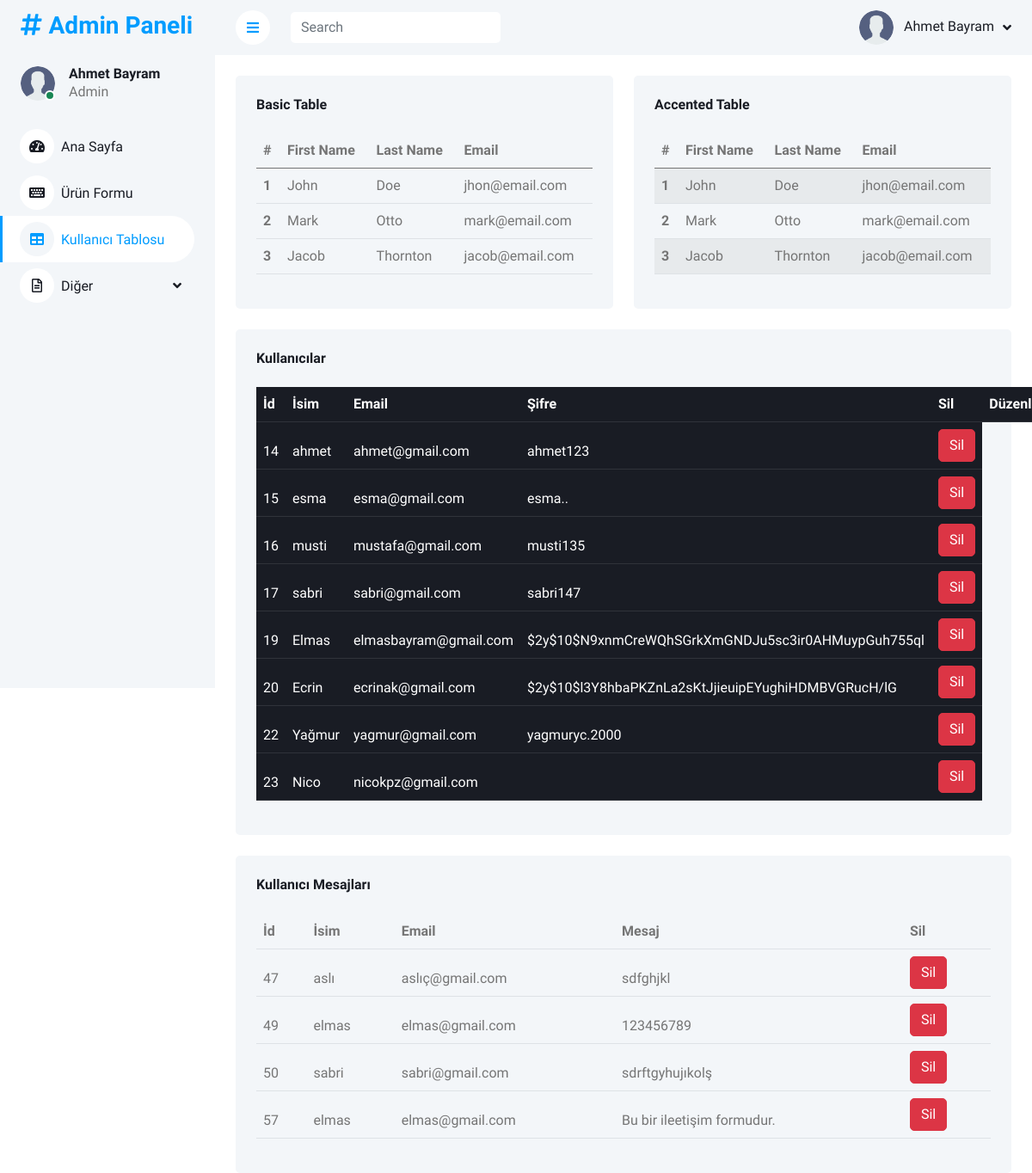
Screenshot of /shop/admin/table.php with the database file from the repository.
### tables this page shows
CREATE TABLE `kullanicilar` (
  `id` int(200) NOT NULL,
  `username` varchar(100) NOT NULL,
  `email` varchar(50) NOT NULL,
  `password` varchar(50) NOT NULL
);

CREATE TABLE `iletisim1` (
  `id` int(250) NOT NULL,
  `isim` varchar(50) NOT NULL,
  `email` varchar(50) NOT NULL,
  `mesaj` text NOT NULL
);

### shop/admin/table.php (the view, shortened to what this page needs)
<?php
include("baglanti.php");
$sql = "SELECT * FROM kullanicilar";
$result = mysqli_query($conn, $sql);
$personellist = mysqli_fetch_all($result, MYSQLI_ASSOC);
$sql2 = "SELECT * FROM iletisim1";
$result2 = mysqli_query($conn, $sql2);
$mesajlar = mysqli_fetch_all($result2, MYSQLI_ASSOC);
?>
<!DOCTYPE html>
<html lang="en">
<head>
    <link href="https://cdnjs.cloudflare.com/ajax/libs/font-awesome/5.10.0/css/all.min.css" rel="stylesheet">
    <link href="https://cdn.jsdelivr.net/npm/bootstrap-icons@1.4.1/font/bootstrap-icons.css" rel="stylesheet">
    <link href="lib/owlcarousel/assets/owl.carousel.min.css" rel="stylesheet">
    <link href="lib/tempusdominus/css/tempusdominus-bootstrap-4.min.css" rel="stylesheet" />
    <link href="css/bootstrap.min.css" rel="stylesheet">
    <link href="css/style.css" rel="stylesheet">
</head>
<body>
    <div class="container-xxl position-relative bg-white d-flex p-0">
        <div class="sidebar pe-4 pb-3">
            <nav class="navbar bg-light navbar-light">
                <a href="index.html" class="navbar-brand mx-4 mb-3">
                    <h3 class="text-primary"><i class="fa fa-hashtag me-2"></i>Admin Paneli</h3>
                </a>
                <div class="d-flex align-items-center ms-4 mb-4">
                    <div class="position-relative">
                        <img class="rounded-circle" src="img/user.png" alt="" style="width: 40px; height: 40px;">
                        <div class="bg-success rounded-circle border border-2 border-white position-absolute end-0 bottom-0 p-1"></div>
                    </div>
                    <div class="ms-3">
                        <h6 class="mb-0">Ahmet Bayram</h6>
                        <span>Admin</span>
                    </div>
                </div>
                <div class="navbar-nav w-100">
                    <a href="index.html" class="nav-item nav-link"><i class="fa fa-tachometer-alt me-2"></i>Ana Sayfa</a>
                    <a href="form.php" class="nav-item nav-link"><i class="fa fa-keyboard me-2"></i>Ürün Formu</a>
                    <a href="table.php" class="nav-item nav-link active"><i class="fa fa-table me-2"></i>Kullanıcı Tablosu</a>
                    <div class="nav-item dropdown">
                        <a href="#" class="nav-link dropdown-toggle" data-bs-toggle="dropdown"><i class="far fa-file-alt me-2"></i>Diğer</a>
                    </div>
                </div>
            </nav>
        </div>
        <div class="content">
            <nav class="navbar navbar-expand bg-light navbar-light sticky-top px-4 py-0">
                <a href="#" class="sidebar-toggler flex-shrink-0">
                    <i class="fa fa-bars"></i>
                </a>
                <form class="d-none d-md-flex ms-4">
                    <input class="form-control border-0" type="search" placeholder="Search">
                </form>
                <div class="navbar-nav align-items-center ms-auto">
                    <div class="nav-item dropdown">
                        <a href="#" class="nav-link dropdown-toggle" data-bs-toggle="dropdown">
                            <img class="rounded-circle me-lg-2" src="img/user.png" alt="" style="width: 40px; height: 40px;">
                            <span class="d-none d-lg-inline-flex">Ahmet Bayram</span>
                        </a>
                    </div>
                </div>
            </nav>
            <div class="container-fluid pt-4 px-4">
                <div class="row g-4">
                    <div class="col-sm-12 col-xl-6">
                        <div class="bg-light rounded h-100 p-4">
                            <h6 class="mb-4">Basic Table</h6>
                            <table class="table">
                                <thead>
                                    <tr>
                                        <th scope="col">#</th>
                                        <th scope="col">First Name</th>
                                        <th scope="col">Last Name</th>
                                        <th scope="col">Email</th>
                                    </tr>
                                </thead>
                                <tbody>
                                    <tr>
                                        <th scope="row">1</th>
                                        <td>John</td>
                                        <td>Doe</td>
                                        <td>jhon@email.com</td>
                                    </tr>
                                    <tr>
                                        <th scope="row">2</th>
                                        <td>Mark</td>
                                        <td>Otto</td>
                                        <td>mark@email.com</td>
                                    </tr>
                                    <tr>
                                        <th scope="row">3</th>
                                        <td>Jacob</td>
                                        <td>Thornton</td>
                                        <td>jacob@email.com</td>
                                    </tr>
                                </tbody>
                            </table>
                        </div>
                    </div>
                    <div class="col-sm-12 col-xl-6">
                        <div class="bg-light rounded h-100 p-4">
                            <h6 class="mb-4">Accented Table</h6>
                            <table class="table table-striped">
                                <thead>
                                    <tr>
                                        <th scope="col">#</th>
                                        <th scope="col">First Name</th>
                                        <th scope="col">Last Name</th>
                                        <th scope="col">Email</th>
                                    </tr>
                                </thead>
                                <tbody>
                                    <tr>
                                        <th scope="row">1</th>
                                        <td>John</td>
                                        <td>Doe</td>
                                        <td>jhon@email.com</td>
                                    </tr>
                                    <tr>
                                        <th scope="row">2</th>
                                        <td>Mark</td>
                                        <td>Otto</td>
                                        <td>mark@email.com</td>
                                    </tr>
                                    <tr>
                                        <th scope="row">3</th>
                                        <td>Jacob</td>
                                        <td>Thornton</td>
                                        <td>jacob@email.com</td>
                                    </tr>
                                </tbody>
                            </table>
                        </div>
                    </div>
                    <div class="col-12">
                        <div class="bg-light rounded h-100 p-4">
                            <h6 class="mb-4">Kullanıcılar</h6>
                            <table class="table table-dark">
                                <thead>
                                    <tr>
                                        <th scope="col">İd</th>
                                        <th scope="col">İsim</th>
                                        <th scope="col">Email</th>
                                        <th scope="col">Şifre</th>
                                        <th scope="col">Sil</th>
                                        <th scope="col">Düzenle</th>
                                    </tr>
                <?php
			    foreach($personellist as $person){
			   echo "<tr>";
               echo "<td>".$person['id']."</td>";
               echo "<td>".$person['username']."</td>";
               echo "<td>".$person['email']."</td>";
               echo "<td>".$person['password']."</td>";
               echo "<td><a href='kullanıcı.php?del_user=".$person['id']."' class='btn btn-danger'>Sil</a></td>";
			   echo "</tr>";
			  } ?>
                    </thead>
                    </table>
                    </div>
                    </div>
                    </div>
                    <br>
                    <div class="col-12">
                        <div class="bg-light rounded h-100 p-4">
                            <h6 class="mb-4">Kullanıcı Mesajları</h6>
                            <div class="table-responsive">
                                <table class="table">
                                    <thead>
                                        <tr>
                                            <th scope="col">İd</th>
                                            <th scope="col">İsim</th>
                                            <th scope="col">Email</th>
                                            <th scope="col">Mesaj</th>
                                            <th scope="col">Sil</th>
                                        </tr>
                                        <?php
foreach($mesajlar as $person){
    echo "<tr>";
    echo "<td>".$person['id']."</td>";
    echo "<td>".$person['isim']."</td>";
    echo "<td>".$person['email']."</td>";
    echo "<td>".$person['mesaj']."</td>";
    echo "<td><a href='kullanıcı.php?del_message=".$person['id']."' class='btn btn-danger'>Sil</a></td>";
    echo "</tr>";
}
 ?>
                            </thead>
                            </table>
                            </div>
                        </div>
                    </div>
                </div>
            </div>
        </div>
</body>
</html>

### shop/admin/css/style.css (style rules this page uses)
:root { --primary: #009CFF; --light: #F3F6F9; --dark: #191C24; }
.btn { transition: .5s; }
.sidebar { position: fixed; top: 0; left: 0; bottom: 0; width: 250px; height: 100vh; overflow-y: auto; background: var(--light); transition: 0.5s; z-index: 999; }
.content { margin-left: 250px; min-height: 100vh; background: #FFFFFF; transition: 0.5s; }
@media (min-width: 992px) { .sidebar { margin-left: 0; } }
@media (min-width: 992px) { .content { width: calc(100% - 250px); } }
.sidebar .navbar .navbar-nav .nav-link { padding: 7px 20px; color: var(--dark); font-weight: 500; border-left: 3px solid var(--light); border-radius: 0 30px 30px 0; outline: none; }
.sidebar .navbar .navbar-nav .nav-link:hover, .sidebar .navbar .navbar-nav .nav-link.active { color: var(--primary); background: #FFFFFF; border-color: var(--primary); }
.sidebar .navbar .navbar-nav .nav-link i { width: 40px; height: 40px; display: inline-flex; align-items: center; justify-content: center; background: #FFFFFF; border-radius: 40px; }
.sidebar .navbar .navbar-nav .nav-link:hover i, .sidebar .navbar .navbar-nav .nav-link.active i { background: var(--light); }
.sidebar .navbar .dropdown-toggle::after { position: absolute; top: 15px; right: 15px; border: none; content: "\f107"; font-family: "Font Awesome 5 Free"; font-weight: 900; transition: .5s; }
.content .navbar .navbar-nav .nav-link { margin-left: 25px; padding: 12px 0; color: var(--dark); outline: none; }
.content .navbar .sidebar-toggler, .content .navbar .navbar-nav .nav-link i { width: 40px; height: 40px; display: inline-flex; align-items: center; justify-content: center; background: #FFFFFF; border-radius: 40px; }
.content .navbar .dropdown-toggle::after { margin-left: 6px; vertical-align: middle; border: none; content: "\f107"; font-family: "Font Awesome 5 Free"; font-weight: 900; transition: .5s; }

### rows the page displays
kullanicilar: id "14", username "ahmet", email "ahmet@gmail.com", password "ahmet123"
kullanicilar: id "15", username "esma", email "esma@gmail.com", password "esma.."
kullanicilar: id "16", username "musti", email "mustafa@gmail.com", password "musti135"
kullanicilar: id "17", username "sabri", email "sabri@gmail.com", password "sabri147"
kullanicilar: id "19", username "Elmas", email "elmasbayram@gmail.com", password "$2y$10$N9xnmCreWQhSGrkXmGNDJu5sc3ir0AHMuypGuh755ql"
kullanicilar: id "20", username "Ecrin", email "ecrinak@gmail.com", password "$2y$10$l3Y8hbaPKZnLa2sKtJjieuipEYughiHDMBVGRucH/lG"
kullanicilar: id "22", username "Yağmur", email "yagmur@gmail.com", password "yagmuryc.2000"
kullanicilar: id "23", username "Nico", email "nicokpz@gmail.com"
iletisim1: id "47", isim "aslı", email "aslıç@gmail.com", mesaj "sdfghjkl"
iletisim1: id "49", isim "elmas", email "elmas@gmail.com", mesaj "123456789"
iletisim1: id "50", isim "sabri", email "sabri@gmail.com", mesaj "sdrftgyhujıkolş"
iletisim1: id "57", isim "elmas", email "elmas@gmail.com", mesaj "Bu bir ileetişim formudur."
